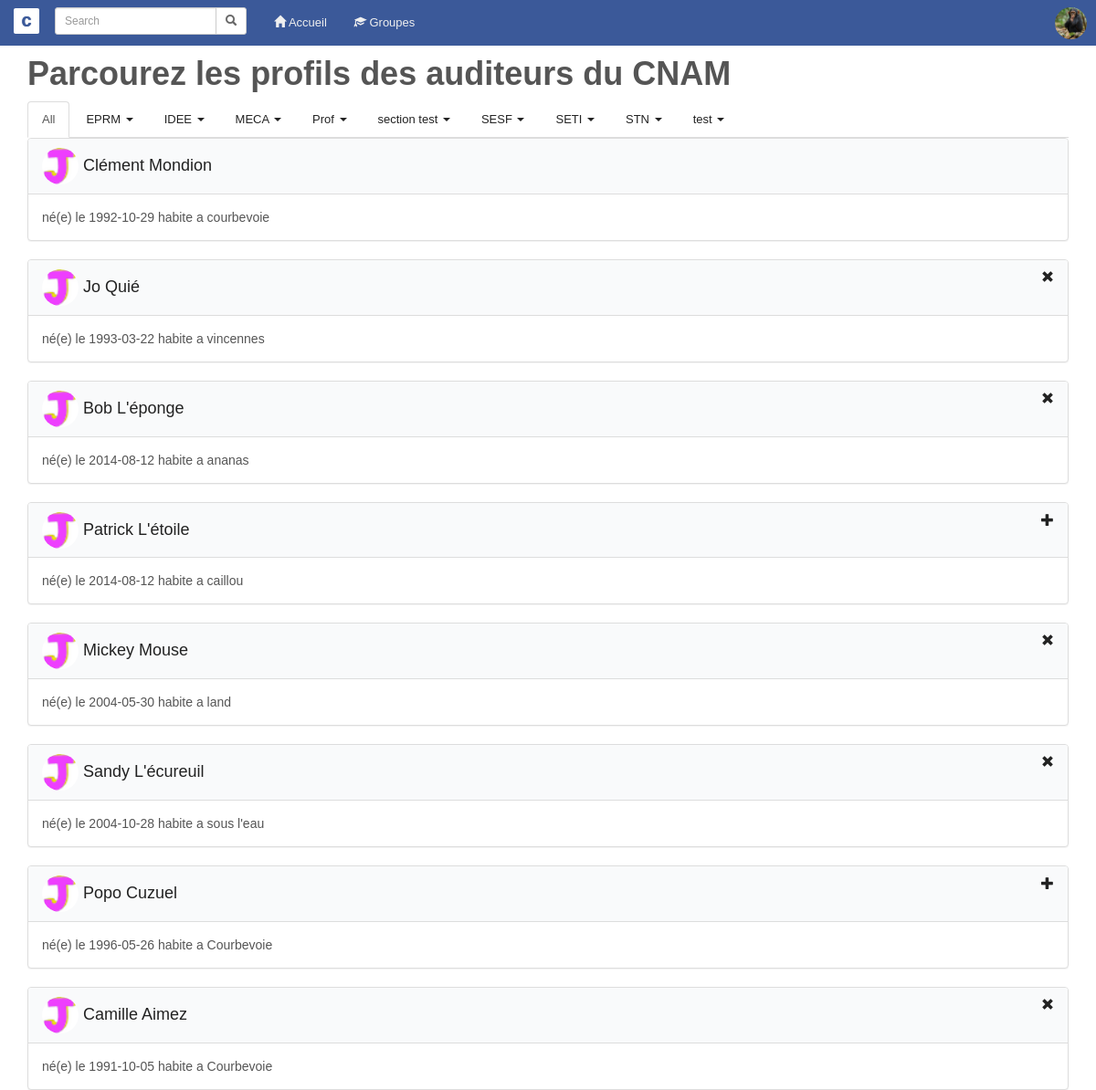
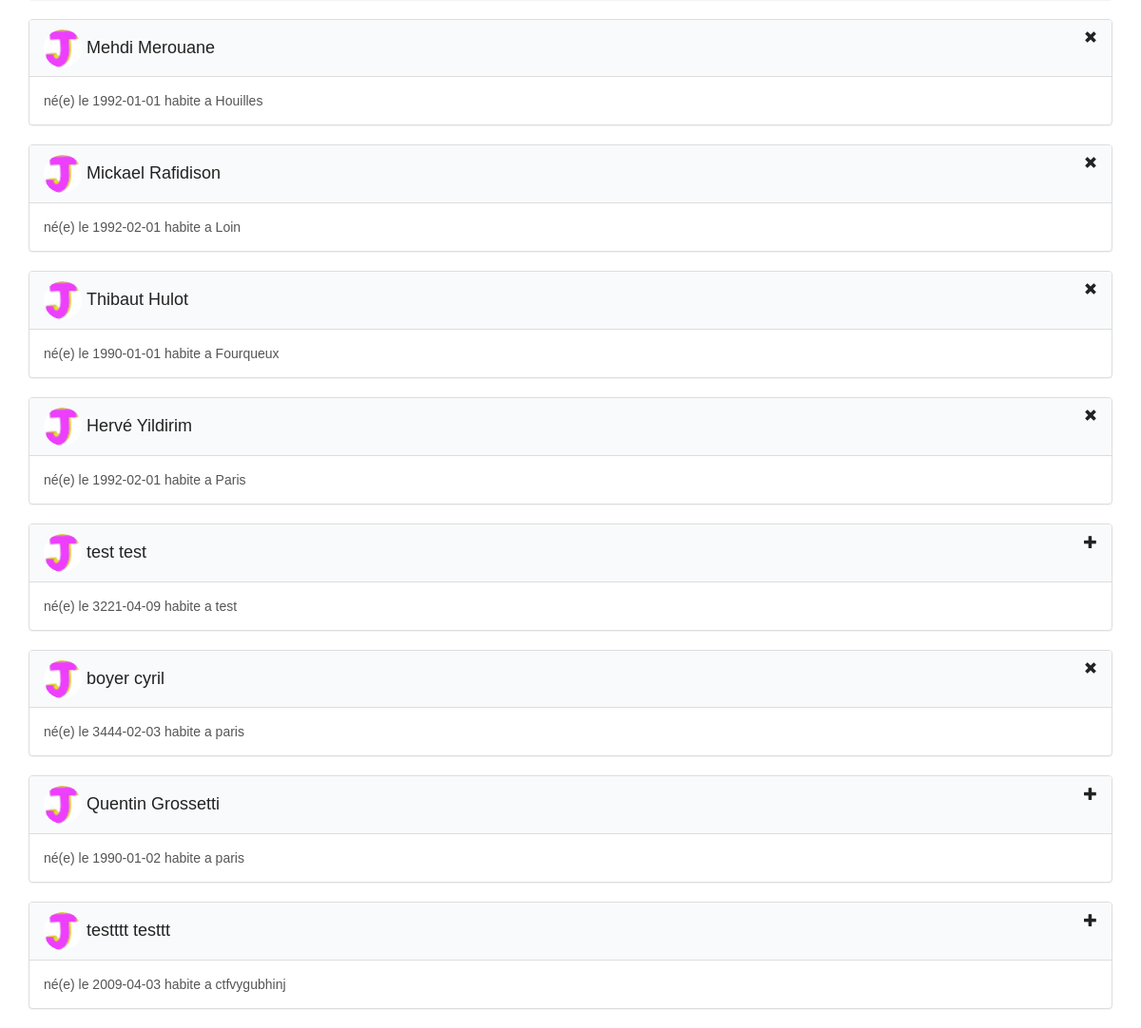
Screenshot of /php/user_list.php (signed in) with the database file from the repository (2 pictures, top to bottom).
### tables this page shows
CREATE TABLE `Users` (
  `iduser` int(11) NOT NULL,
  `nom` varchar(50) NOT NULL,
  `prenom` varchar(50) NOT NULL,
  `date_naissance` date NOT NULL,
  `lien_photo` varchar(100) NOT NULL,
  `date_inscription` timestamp NOT NULL DEFAULT CURRENT_TIMESTAMP,
  `mail` varchar(100) NOT NULL,
  `ville_origine` varchar(100) NOT NULL,
  `ville_residence` varchar(100) NOT NULL,
  `idsection` int(11) NOT NULL,
  `password` varchar(32) NOT NULL
);

CREATE TABLE `Section` (
  `idsection` int(11) NOT NULL,
  `filiere` varchar(50) NOT NULL,
  `annee` int(11) NOT NULL,
  `promotion` year(4) DEFAULT NULL
);

### php/overview.php (the view)
<?php
$areFriendsStmt = $conn->prepare('SELECT * FROM Amis WHERE (iduser1 = :id1 AND iduser2 = :id2) OR (iduser2 = :id1 AND iduser1 = :id2)');
$areFriendsStmt->execute(array('id1' => $groupUser["iduser"], 'id2' => $_SESSION["id"]));
$areFriends = $areFriendsStmt->rowCount();
?>
<div class="panel panel-default">
    <div class="panel-heading">
        <?php if ($areFriends == 0 && $groupUser["iduser"] != $_SESSION["id"]):?>
            <a href="friend.php?id=<?php echo $groupUser["iduser"];?>"><span class="glyphicon glyphicon-plus pull-right"></span></a>
        <?php elseif ($areFriends == 1 && $groupUser["iduser"] != $_SESSION["id"]):?>
            <a href="unfriend.php?id=<?php echo $groupUser["iduser"];?>"><span class="glyphicon glyphicon-remove pull-right"></span></a>
        <?php endif; ?>
        <a href="profile.php?id=<?php echo $groupUser["iduser"]; ?>"><img src="../img/users/jo.png" class="img-circle pull-left" width="40" height="40">
            <h4>&nbsp;<?php echo $groupUser["prenom"]." ".$groupUser["nom"]?></h4></a>
    </div>
    <div class="panel-body">
        <?php echo "né(e) le ".$groupUser["date_naissance"]; ?>
        <?php echo "habite a ".$groupUser["ville_residence"]; ?>
    </div>
</div>

### php/header.php (shortened to what this page needs)
<!DOCTYPE html>
<html lang="en">
<head>
    <link href="../css/bootstrap.min.css" rel="stylesheet">
    <link href="../css/styles.css" rel="stylesheet">
</head>
<body>
<div>
    <div class="wrapper">
        <div class="column col-sm-12 col-xs-12" id="main">
            <div class="navbar navbar-blue navbar-static-top">
                <div class="navbar-header">
                    <a href="index.php" class="navbar-brand logo">c</a>
                </div>
                <nav class="collapse navbar-collapse" role="navigation">
                    <form class="navbar-form navbar-left" action="search.php">
                        <div class="input-group input-group-sm" style="max-width:500px;">
                            <input type="text" class="form-control" placeholder="Search" name="search" id="search">
                            <div class="input-group-btn">
                                <button class="btn btn-default" type="submit"><i class="glyphicon glyphicon-search"></i>
                                </button>
                            </div>
                        </div>
                    </form>
                    <ul class="nav navbar-nav">
                        <li>
                            <a href="index.php"><i class="glyphicon glyphicon-home"></i> Accueil</a>
                        </li>
                        <li>
                            <a href="user_list.php" role="button"><i class="glyphicon glyphicon-education"></i>
                                Groupes</a>
                        </li>
                    </ul>
                    <ul class="nav navbar-nav navbar-right">
                        <li class="dropdown">
                            <a href="" class="dropdown-toggle" data-toggle="dropdown"><img
                                    src="<?php echo $user[0]["lien_photo"]; ?>"
                                    class="profile-image img-circle"></a>
                        </li>
                    </ul>
                </nav>
            </div>
        </div>
    </div>
</div>
</body>
</html>

### php/groups.php (shortened to what this page needs)
<?php
include("config.php");
$userId = $_SESSION["id"];
$allUsersStmt = $conn->prepare('SELECT * FROM Users WHERE 1');
$allUsersStmt->execute(array('id' => $userId));
$allUsers = $allUsersStmt->fetchAll();
$allGroupsStmt = $conn->prepare('SELECT * FROM Section GROUP BY filiere');
$allGroupsStmt->execute();
$allGroups = $allGroupsStmt->fetchAll();
$userInfoStmt = $conn->prepare('SELECT * FROM Users WHERE iduser=:id');
$userInfoStmt->execute(array('id' => $userId));
$user = $userInfoStmt->fetchAll();
?>
<?php include("header.php"); ?>
<body>
<div class="container">
    <h1>Parcourez les profils des auditeurs du CNAM</h1>
    <ul class="nav nav-tabs" role="tablist">
        <li role="presentation" class="active"><a href="user_list.php">All</a></li>
        <?php foreach ($allGroups as $group): ?>
            <li role="presentation" class="dropdown">
                <a class="dropdown-toggle" data-toggle="dropdown" href="#" role="button" aria-haspopup="true"
                   aria-expanded="false">
                    <?php echo $group["filiere"]; ?> <span class="caret"></span>
                </a>
            </li>
        <?php endforeach; ?>
    </ul>
</div>
</body>
</html>

### php/user_list.php (shortened to what this page needs)
<?php
include("config.php");
include "groups.php";
if (!isset($_GET["id"])){
    $allGroupUsersStmt = $conn->prepare('SELECT * FROM Users WHERE 1');
    $allGroupUsersStmt->execute();
    $groupUsersList = $allGroupUsersStmt->fetchAll();
}
else {
    $groupUsersListStmt->execute(array('id' => $_GET["id"]));
    $groupUsersList = $groupUsersListStmt->fetchAll();
}
?>
<div class="container">
    <? foreach ($groupUsersList as $groupUser){
        include "overview.php";
    }
    ?>
</div>

### css/styles.css (style rules this page uses)
html, body { padding-top: 20px; height: 100%; font-family:verdana,arial,sans-serif; color:#555555; }
.nav { font-family:Arial,sans-serif; font-size:13px; }
a { color:#222222; }
.wrapper, .row { height: 100%; margin-left:0; margin-right:0; }
.wrapper:before, .wrapper:after, .column:before, .column:after { content: ""; display: table; }
.wrapper:after, .column:after { clear: both; }
.column { height: 100%; overflow: auto; *zoom:1; }
.navbar-blue { border-width:0; background-color:#3B5999; color:#ffffff; font-family:arial,sans-serif; top:0; position:fixed; width:inherit; }
.navbar-blue li > a,.navbar-toggle { color:#efefef; }
#main { background-color:#e9eaed; padding-left:0; padding-right:0; }
#main .img-circle { margin-top:-10px; margin-bottom:-10px; margin-right:10px; height:35px; width:35px; }
.logo { display:block; padding:3px; background-color:#fff; color:#3B5999; height:28px; width:28px; margin:9px; margin-right:2px; margin-left:15px; font-size:20px; font-weight:700; text-align:center; text-decoration:none; text-shadow:0 0 1px; border-radius:2px; }
h1,h2,h3 { font-weight:800; }
.btn-default { color:#666666; text-shadow:0 0 1px rgba(0,0,0,.3); }
.panel-default .panel-heading { background-color:#f9fafb; color:#555555; }

### rows the page displays
users: lien_photo (picture), prenom "Clément", nom "Mondion", date_naissance "1992-10-29", ville_residence "courbevoie"
section: filiere "EPRM"
section: filiere "IDEE"
section: filiere "MECA"
section: filiere "Prof"
section: filiere "section test"
section: filiere "SESF"
section: filiere "SETI"
section: filiere "STN"
section: filiere "test"
users: prenom "Jo", nom "Quié", date_naissance "1993-03-22", ville_residence "vincennes"
users: prenom "Bob", nom "L'éponge", date_naissance "2014-08-12", ville_residence "ananas"
users: prenom "Patrick", nom "L'étoile", date_naissance "2014-08-12", ville_residence "caillou"
users: prenom "Mickey", nom "Mouse", date_naissance "2004-05-30", ville_residence "land"
users: prenom "Sandy", nom "L'écureuil", date_naissance "2004-10-28", ville_residence "sous l'eau"
users: prenom "Popo", nom "Cuzuel", date_naissance "1996-05-26", ville_residence "Courbevoie"
users: prenom "Camille", nom "Aimez", date_naissance "1991-10-05", ville_residence "Courbevoie"
users: prenom "Mehdi", nom "Merouane", date_naissance "1992-01-01", ville_residence "Houilles"
users: prenom "Mickael", nom "Rafidison", date_naissance "1992-02-01", ville_residence "Loin"
users: prenom "Thibaut", nom "Hulot", date_naissance "1990-01-01", ville_residence "Fourqueux"
users: prenom "Hervé", nom "Yildirim", date_naissance "1992-02-01", ville_residence "Paris"
users: prenom "test", nom "test", date_naissance "3221-04-09", ville_residence "test"
users: prenom "boyer", nom "cyril", date_naissance "3444-02-03", ville_residence "paris"
users: prenom "Quentin", nom "Grossetti", date_naissance "1990-01-02", ville_residence "paris"
users: prenom "testttt", nom "testtt", date_naissance "2009-04-03", ville_residence "ctfvygubhinj"
